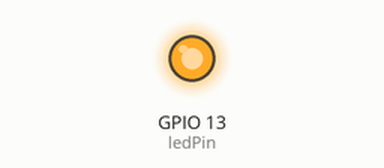
Simulated run of this sketch. Board: ESP8266 (NodeMCU). On the bench: output pins drawn as LEDs (lit = HIGH). WiFi joins after 1.5 s; servers stay silent unless stated; what the sketch prints to the serial monitor is not drawn.

Above: at 3.0 s.
At 6.0 s:
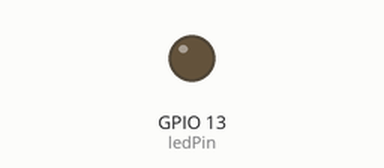
Timing chart, 0 to 9.3 s (numbered marks = the images above):
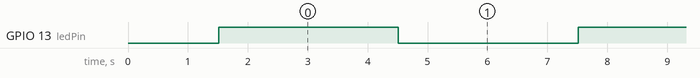

Measured:
- by itself, GPIO 13 (ledPin): alternates HIGH for 3.0 s and LOW for 3.0 s

The sketch:

NodeMCU_Led.ino
```cpp
#include <ESP8266WiFi.h>

int ledPin = 13;
WiFiServer server(80);
const char* ssid = "Ving";
const char* password = "123456789";

void setup() {
  // put your setup code here, to run once:
  Serial.begin(115200);
  delay(10);
  pinMode(ledPin, OUTPUT);
  digitalWrite(ledPin, LOW);

  Serial.println();
  Serial.println();
  Serial.print("Connecting to ");
  Serial.println(ssid);

  WiFi.begin(ssid, password);

  while (WiFi.status() != WL_CONNECTED) {
    delay(500);
    Serial.print(".");
  }

  Serial.println("");

  server.begin();
  Serial.println("Server started");

  Serial.print("Use this url to connect: ");
  Serial.print("http://");
  Serial.print(WiFi.localIP());


}

void loop() {
  // put your main code here, to run repeatedly:
  digitalWrite(ledPin, HIGH);
  delay(3000);
  digitalWrite(ledPin, LOW);
  delay(3000);


}
```
